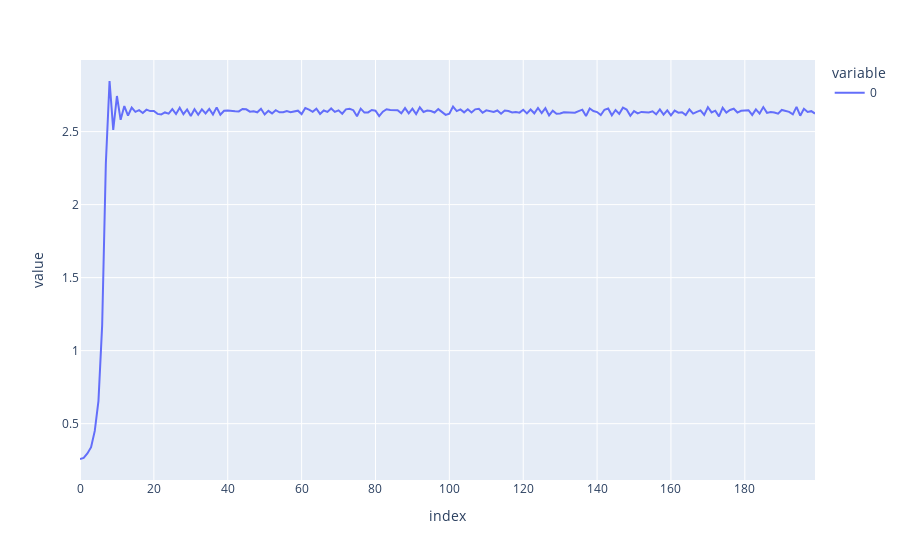

Notebook code for this chart:
### Code cell
px.line(x_observed)

### Figure 1 — Plotly figure (JSON) as saved in the notebook; plotly's stock layout.template omitted (floating-point values rounded to 4 significant figures; data arrays with more than 128 entries replaced by an {"elided": "..."} marker saying what was removed)
{"data": [{"hovertemplate": "variable=0<br>index=%{x}<br>value=%{y}<extra></extra>", "legendgroup": "0", "line": {"color": "#636efa", "dash": "solid"}, "marker": {"symbol": "circle"}, "mode": "lines", "name": "0", "orientation": "v", "showlegend": true, "type": "scatter", "x": {"elided": "200 int values"}, "xaxis": "x", "y": {"elided": "200 float values"}, "yaxis": "y"}], "layout": {"legend": {"title": {"text": "variable"}, "tracegroupgap": 0}, "margin": {"t": 60}, "xaxis": {"anchor": "y", "domain": [0, 1], "title": {"text": "index"}}, "yaxis": {"anchor": "x", "domain": [0, 1], "title": {"text": "value"}}}}
